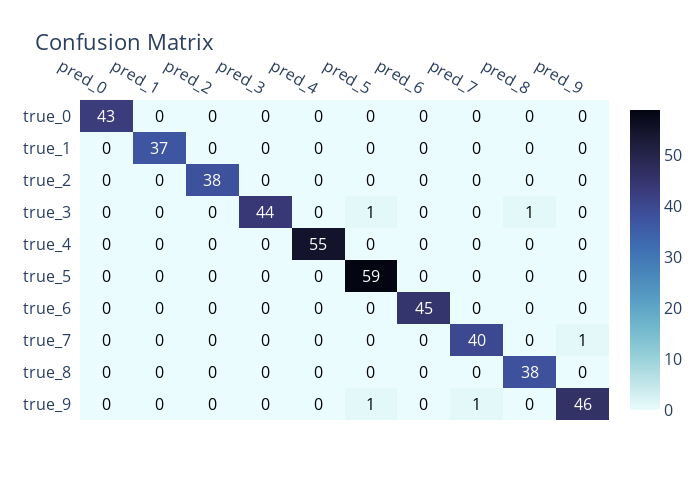

The code cell stored with this chart in its notebook:
### Code cell
columns = ['pred_' + str(i) for i in range(10)]
index = ['true_' + str(i) for i in range(10)]

def plot_confusion_matrix(cm):
    # Mulitclass classification, 3 classes
    cm = cm[::-1]
    cm = pd.DataFrame(cm, columns=columns, index=index[::-1])

    fig = ff.create_annotated_heatmap(z=cm.values, x=list(cm.columns), y=list(cm.index), 
                                      colorscale='ice', showscale=True, reversescale=True)
    fig.update_layout(width=700, height=500, title='Confusion Matrix', font_size=16)
    fig.show()

plot_confusion_matrix(cm)

### Figure 1 — Plotly figure (JSON) as saved in the notebook; plotly's stock layout.template omitted (floating-point values rounded to 4 significant figures)
{"data": [{"colorscale": [[0, "rgb(3, 5, 18)"], [0.09091, "rgb(25, 25, 51)"], [0.1818, "rgb(44, 42, 87)"], [0.2727, "rgb(58, 60, 125)"], [0.3636, "rgb(62, 83, 160)"], [0.4545, "rgb(62, 109, 178)"], [0.5455, "rgb(72, 134, 187)"], [0.6364, "rgb(89, 159, 196)"], [0.7273, "rgb(114, 184, 205)"], [0.8182, "rgb(149, 207, 216)"], [0.9091, "rgb(192, 229, 232)"], [1, "rgb(234, 252, 253)"]], "reversescale": true, "showscale": true, "type": "heatmap", "x": ["pred_0", "pred_1", "pred_2", "pred_3", "pred_4", "pred_5", "pred_6", "pred_7", "pred_8", "pred_9"], "y": ["true_9", "true_8", "true_7", "true_6", "true_5", "true_4", "true_3", "true_2", "true_1", "true_0"], "z": [[0, 0, 0, 0, 0, 1, 0, 1, 0, 46], [0, 0, 0, 0, 0, 0, 0, 0, 38, 0], [0, 0, 0, 0, 0, 0, 0, 40, 0, 1], [0, 0, 0, 0, 0, 0, 45, 0, 0, 0], [0, 0, 0, 0, 0, 59, 0, 0, 0, 0], [0, 0, 0, 0, 55, 0, 0, 0, 0, 0], [0, 0, 0, 44, 0, 1, 0, 0, 1, 0], [0, 0, 38, 0, 0, 0, 0, 0, 0, 0], [0, 37, 0, 0, 0, 0, 0, 0, 0, 0], [43, 0, 0, 0, 0, 0, 0, 0, 0, 0]]}], "layout": {"annotations": [{"font": {"color": "#000000"}, "showarrow": false, "text": "0", "x": "pred_0", "xref": "x", "y": "true_9", "yref": "y"}, {"font": {"color": "#000000"}, "showarrow": false, "text": "0", "x": "pred_1", "xref": "x", "y": "true_9", "yref": "y"}, {"font": {"color": "#000000"}, "showarrow": false, "text": "0", "x": "pred_2", "xref": "x", "y": "true_9", "yref": "y"}, {"font": {"color": "#000000"}, "showarrow": false, "text": "0", "x": "pred_3", "xref": "x", "y": "true_9", "yref": "y"}, {"font": {"color": "#000000"}, "showarrow": false, "text": "0", "x": "pred_4", "xref": "x", "y": "true_9", "yref": "y"}, {"font": {"color": "#000000"}, "showarrow": false, "text": "1", "x": "pred_5", "xref": "x", "y": "true_9", "yref": "y"}, {"font": {"color": "#000000"}, "showarrow": false, "text": "0", "x": "pred_6", "xref": "x", "y": "true_9", "yref": "y"}, {"font": {"color": "#000000"}, "showarrow": false, "text": "1", "x": "pred_7", "xref": "x", "y": "true_9", "yref": "y"}, {"font": {"color": "#000000"}, "showarrow": false, "text": "0", "x": "pred_8", "xref": "x", "y": "true_9", "yref": "y"}, {"font": {"color": "#FFFFFF"}, "showarrow": false, "text": "46", "x": "pred_9", "xref": "x", "y": "true_9", "yref": "y"}, {"font": {"color": "#000000"}, "showarrow": false, "text": "0", "x": "pred_0", "xref": "x", "y": "true_8", "yref": "y"}, {"font": {"color": "#000000"}, "showarrow": false, "text": "0", "x": "pred_1", "xref": "x", "y": "true_8", "yref": "y"}, {"font": {"color": "#000000"}, "showarrow": false, "text": "0", "x": "pred_2", "xref": "x", "y": "true_8", "yref": "y"}, {"font": {"color": "#000000"}, "showarrow": false, "text": "0", "x": "pred_3", "xref": "x", "y": "true_8", "yref": "y"}, {"font": {"color": "#000000"}, "showarrow": false, "text": "0", "x": "pred_4", "xref": "x", "y": "true_8", "yref": "y"}, {"font": {"color": "#000000"}, "showarrow": false, "text": "0", "x": "pred_5", "xref": "x", "y": "true_8", "yref": "y"}, {"font": {"color": "#000000"}, "showarrow": false, "text": "0", "x": "pred_6", "xref": "x", "y": "true_8", "yref": "y"}, {"font": {"color": "#000000"}, "showarrow": false, "text": "0", "x": "pred_7", "xref": "x", "y": "true_8", "yref": "y"}, {"font": {"color": "#FFFFFF"}, "showarrow": false, "text": "38", "x": "pred_8", "xref": "x", "y": "true_8", "yref": "y"}, {"font": {"color": "#000000"}, "showarrow": false, "text": "0", "x": "pred_9", "xref": "x", "y": "true_8", "yref": "y"}, {"font": {"color": "#000000"}, "showarrow": false, "text": "0", "x": "pred_0", "xref": "x", "y": "true_7", "yref": "y"}, {"font": {"color": "#000000"}, "showarrow": false, "text": "0", "x": "pred_1", "xref": "x", "y": "true_7", "yref": "y"}, {"font": {"color": "#000000"}, "showarrow": false, "text": "0", "x": "pred_2", "xref": "x", "y": "true_7", "yref": "y"}, {"font": {"color": "#000000"}, "showarrow": false, "text": "0", "x": "pred_3", "xref": "x", "y": "true_7", "yref": "y"}, {"font": {"color": "#000000"}, "showarrow": false, "text": "0", "x": "pred_4", "xref": "x", "y": "true_7", "yref": "y"}, {"font": {"color": "#000000"}, "showarrow": false, "text": "0", "x": "pred_5", "xref": "x", "y": "true_7", "yref": "y"}, {"font": {"color": "#000000"}, "showarrow": false, "text": "0", "x": "pred_6", "xref": "x", "y": "true_7", "yref": "y"}, {"font": {"color": "#FFFFFF"}, "showarrow": false, "text": "40", "x": "pred_7", "xref": "x", "y": "true_7", "yref": "y"}, {"font": {"color": "#000000"}, "showarrow": false, "text": "0", "x": "pred_8", "xref": "x", "y": "true_7", "yref": "y"}, {"font": {"color": "#000000"}, "showarrow": false, "text": "1", "x": "pred_9", "xref": "x", "y": "true_7", "yref": "y"}, {"font": {"color": "#000000"}, "showarrow": false, "text": "0", "x": "pred_0", "xref": "x", "y": "true_6", "yref": "y"}, {"font": {"color": "#000000"}, "showarrow": false, "text": "0", "x": "pred_1", "xref": "x", "y": "true_6", "yref": "y"}, {"font": {"color": "#000000"}, "showarrow": false, "text": "0", "x": "pred_2", "xref": "x", "y": "true_6", "yref": "y"}, {"font": {"color": "#000000"}, "showarrow": false, "text": "0", "x": "pred_3", "xref": "x", "y": "true_6", "yref": "y"}, {"font": {"color": "#000000"}, "showarrow": false, "text": "0", "x": "pred_4", "xref": "x", "y": "true_6", "yref": "y"}, {"font": {"color": "#000000"}, "showarrow": false, "text": "0", "x": "pred_5", "xref": "x", "y": "true_6", "yref": "y"}, {"font": {"color": "#FFFFFF"}, "showarrow": false, "text": "45", "x": "pred_6", "xref": "x", "y": "true_6", "yref": "y"}, {"font": {"color": "#000000"}, "showarrow": false, "text": "0", "x": "pred_7", "xref": "x", "y": "true_6", "yref": "y"}, {"font": {"color": "#000000"}, "showarrow": false, "text": "0", "x": "pred_8", "xref": "x", "y": "true_6", "yref": "y"}, {"font": {"color": "#000000"}, "showarrow": false, "text": "0", "x": "pred_9", "xref": "x", "y": "true_6", "yref": "y"}, {"font": {"color": "#000000"}, "showarrow": false, "text": "0", "x": "pred_0", "xref": "x", "y": "true_5", "yref": "y"}, {"font": {"color": "#000000"}, "showarrow": false, "text": "0", "x": "pred_1", "xref": "x", "y": "true_5", "yref": "y"}, {"font": {"color": "#000000"}, "showarrow": false, "text": "0", "x": "pred_2", "xref": "x", "y": "true_5", "yref": "y"}, {"font": {"color": "#000000"}, "showarrow": false, "text": "0", "x": "pred_3", "xref": "x", "y": "true_5", "yref": "y"}, {"font": {"color": "#000000"}, "showarrow": false, "text": "0", "x": "pred_4", "xref": "x", "y": "true_5", "yref": "y"}, {"font": {"color": "#FFFFFF"}, "showarrow": false, "text": "59", "x": "pred_5", "xref": "x", "y": "true_5", "yref": "y"}, {"font": {"color": "#000000"}, "showarrow": false, "text": "0", "x": "pred_6", "xref": "x", "y": "true_5", "yref": "y"}, {"font": {"color": "#000000"}, "showarrow": false, "text": "0", "x": "pred_7", "xref": "x", "y": "true_5", "yref": "y"}, {"font": {"color": "#000000"}, "showarrow": false, "text": "0", "x": "pred_8", "xref": "x", "y": "true_5", "yref": "y"}, {"font": {"color": "#000000"}, "showarrow": false, "text": "0", "x": "pred_9", "xref": "x", "y": "true_5", "yref": "y"}, {"font": {"color": "#000000"}, "showarrow": false, "text": "0", "x": "pred_0", "xref": "x", "y": "true_4", "yref": "y"}, {"font": {"color": "#000000"}, "showarrow": false, "text": "0", "x": "pred_1", "xref": "x", "y": "true_4", "yref": "y"}, {"font": {"color": "#000000"}, "showarrow": false, "text": "0", "x": "pred_2", "xref": "x", "y": "true_4", "yref": "y"}, {"font": {"color": "#000000"}, "showarrow": false, "text": "0", "x": "pred_3", "xref": "x", "y": "true_4", "yref": "y"}, {"font": {"color": "#FFFFFF"}, "showarrow": false, "text": "55", "x": "pred_4", "xref": "x", "y": "true_4", "yref": "y"}, {"font": {"color": "#000000"}, "showarrow": false, "text": "0", "x": "pred_5", "xref": "x", "y": "true_4", "yref": "y"}, {"font": {"color": "#000000"}, "showarrow": false, "text": "0", "x": "pred_6", "xref": "x", "y": "true_4", "yref": "y"}, {"font": {"color": "#000000"}, "showarrow": false, "text": "0", "x": "pred_7", "xref": "x", "y": "true_4", "yref": "y"}, {"font": {"color": "#000000"}, "showarrow": false, "text": "0", "x": "pred_8", "xref": "x", "y": "true_4", "yref": "y"}, {"font": {"color": "#000000"}, "showarrow": false, "text": "0", "x": "pred_9", "xref": "x", "y": "true_4", "yref": "y"}, {"font": {"color": "#000000"}, "showarrow": false, "text": "0", "x": "pred_0", "xref": "x", "y": "true_3", "yref": "y"}, {"font": {"color": "#000000"}, "showarrow": false, "text": "0", "x": "pred_1", "xref": "x", "y": "true_3", "yref": "y"}, {"font": {"color": "#000000"}, "showarrow": false, "text": "0", "x": "pred_2", "xref": "x", "y": "true_3", "yref": "y"}, {"font": {"color": "#FFFFFF"}, "showarrow": false, "text": "44", "x": "pred_3", "xref": "x", "y": "true_3", "yref": "y"}, {"font": {"color": "#000000"}, "showarrow": false, "text": "0", "x": "pred_4", "xref": "x", "y": "true_3", "yref": "y"}, {"font": {"color": "#000000"}, "showarrow": false, "text": "1", "x": "pred_5", "xref": "x", "y": "true_3", "yref": "y"}, {"font": {"color": "#000000"}, "showarrow": false, "text": "0", "x": "pred_6", "xref": "x", "y": "true_3", "yref": "y"}, {"font": {"color": "#000000"}, "showarrow": false, "text": "0", "x": "pred_7", "xref": "x", "y": "true_3", "yref": "y"}, {"font": {"color": "#000000"}, "showarrow": false, "text": "1", "x": "pred_8", "xref": "x", "y": "true_3", "yref": "y"}, {"font": {"color": "#000000"}, "showarrow": false, "text": "0", "x": "pred_9", "xref": "x", "y": "true_3", "yref": "y"}, {"font": {"color": "#000000"}, "showarrow": false, "text": "0", "x": "pred_0", "xref": "x", "y": "true_2", "yref": "y"}, {"font": {"color": "#000000"}, "showarrow": false, "text": "0", "x": "pred_1", "xref": "x", "y": "true_2", "yref": "y"}, {"font": {"color": "#FFFFFF"}, "showarrow": false, "text": "38", "x": "pred_2", "xref": "x", "y": "true_2", "yref": "y"}, {"font": {"color": "#000000"}, "showarrow": false, "text": "0", "x": "pred_3", "xref": "x", "y": "true_2", "yref": "y"}, {"font": {"color": "#000000"}, "showarrow": false, "text": "0", "x": "pred_4", "xref": "x", "y": "true_2", "yref": "y"}, {"font": {"color": "#000000"}, "showarrow": false, "text": "0", "x": "pred_5", "xref": "x", "y": "true_2", "yref": "y"}, {"font": {"color": "#000000"}, "showarrow": false, "text": "0", "x": "pred_6", "xref": "x", "y": "true_2", "yref": "y"}, {"font": {"color": "#000000"}, "showarrow": false, "text": "0", "x": "pred_7", "xref": "x", "y": "true_2", "yref": "y"}, {"font": {"color": "#000000"}, "showarrow": false, "text": "0", "x": "pred_8", "xref": "x", "y": "true_2", "yref": "y"}, {"font": {"color": "#000000"}, "showarrow": false, "text": "0", "x": "pred_9", "xref": "x", "y": "true_2", "yref": "y"}, {"font": {"color": "#000000"}, "showarrow": false, "text": "0", "x": "pred_0", "xref": "x", "y": "true_1", "yref": "y"}, {"font": {"color": "#FFFFFF"}, "showarrow": false, "text": "37", "x": "pred_1", "xref": "x", "y": "true_1", "yref": "y"}, {"font": {"color": "#000000"}, "showarrow": false, "text": "0", "x": "pred_2", "xref": "x", "y": "true_1", "yref": "y"}, {"font": {"color": "#000000"}, "showarrow": false, "text": "0", "x": "pred_3", "xref": "x", "y": "true_1", "yref": "y"}, {"font": {"color": "#000000"}, "showarrow": false, "text": "0", "x": "pred_4", "xref": "x", "y": "true_1", "yref": "y"}, {"font": {"color": "#000000"}, "showarrow": false, "text": "0", "x": "pred_5", "xref": "x", "y": "true_1", "yref": "y"}, {"font": {"color": "#000000"}, "showarrow": false, "text": "0", "x": "pred_6", "xref": "x", "y": "true_1", "yref": "y"}, {"font": {"color": "#000000"}, "showarrow": false, "text": "0", "x": "pred_7", "xref": "x", "y": "true_1", "yref": "y"}, {"font": {"color": "#000000"}, "showarrow": false, "text": "0", "x": "pred_8", "xref": "x", "y": "true_1", "yref": "y"}, {"font": {"color": "#000000"}, "showarrow": false, "text": "0", "x": "pred_9", "xref": "x", "y": "true_1", "yref": "y"}, {"font": {"color": "#FFFFFF"}, "showarrow": false, "text": "43", "x": "pred_0", "xref": "x", "y": "true_0", "yref": "y"}, {"font": {"color": "#000000"}, "showarrow": false, "text": "0", "x": "pred_1", "xref": "x", "y": "true_0", "yref": "y"}, {"font": {"color": "#000000"}, "showarrow": false, "text": "0", "x": "pred_2", "xref": "x", "y": "true_0", "yref": "y"}, {"font": {"color": "#000000"}, "showarrow": false, "text": "0", "x": "pred_3", "xref": "x", "y": "true_0", "yref": "y"}, {"font": {"color": "#000000"}, "showarrow": false, "text": "0", "x": "pred_4", "xref": "x", "y": "true_0", "yref": "y"}, {"font": {"color": "#000000"}, "showarrow": false, "text": "0", "x": "pred_5", "xref": "x", "y": "true_0", "yref": "y"}, {"font": {"color": "#000000"}, "showarrow": false, "text": "0", "x": "pred_6", "xref": "x", "y": "true_0", "yref": "y"}, {"font": {"color": "#000000"}, "showarrow": false, "text": "0", "x": "pred_7", "xref": "x", "y": "true_0", "yref": "y"}, {"font": {"color": "#000000"}, "showarrow": false, "text": "0", "x": "pred_8", "xref": "x", "y": "true_0", "yref": "y"}, {"font": {"color": "#000000"}, "showarrow": false, "text": "0", "x": "pred_9", "xref": "x", "y": "true_0", "yref": "y"}], "font": {"size": 16}, "height": 500, "title": {"text": "Confusion Matrix"}, "width": 700, "xaxis": {"dtick": 1, "gridcolor": "rgb(0, 0, 0)", "side": "top", "ticks": ""}, "yaxis": {"dtick": 1, "ticks": "", "ticksuffix": "  "}}}
